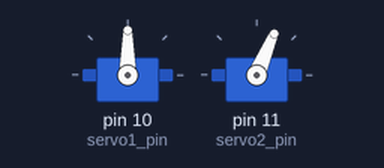
The sketch below on a simulated Arduino Uno, built with avr-gcc and run on an emulated ATmega328P. Shown: 2 × servo. Random numbers use the default seed unless the sketch sets one.

Above: at 0.05 s.
At 10.0 s:
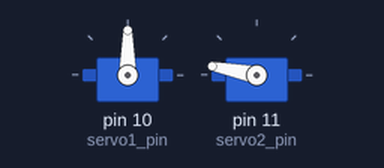
Timing chart, 0 to 13.0 s (numbered marks = the images above):
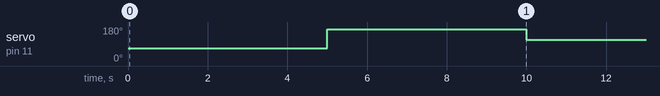

The sketch:

antena_inova.ino
```cpp
#include <Servo.h>

Servo servo1;
Servo servo2;

uint8_t servo1_pin = 10;
uint8_t servo2_pin = 11;

void setup() {
  servo1.attach(servo1_pin);
  servo2.attach(servo2_pin);
}

void loop() {

  servo2.write(random(0,180));
  delay(5000);
}
```
